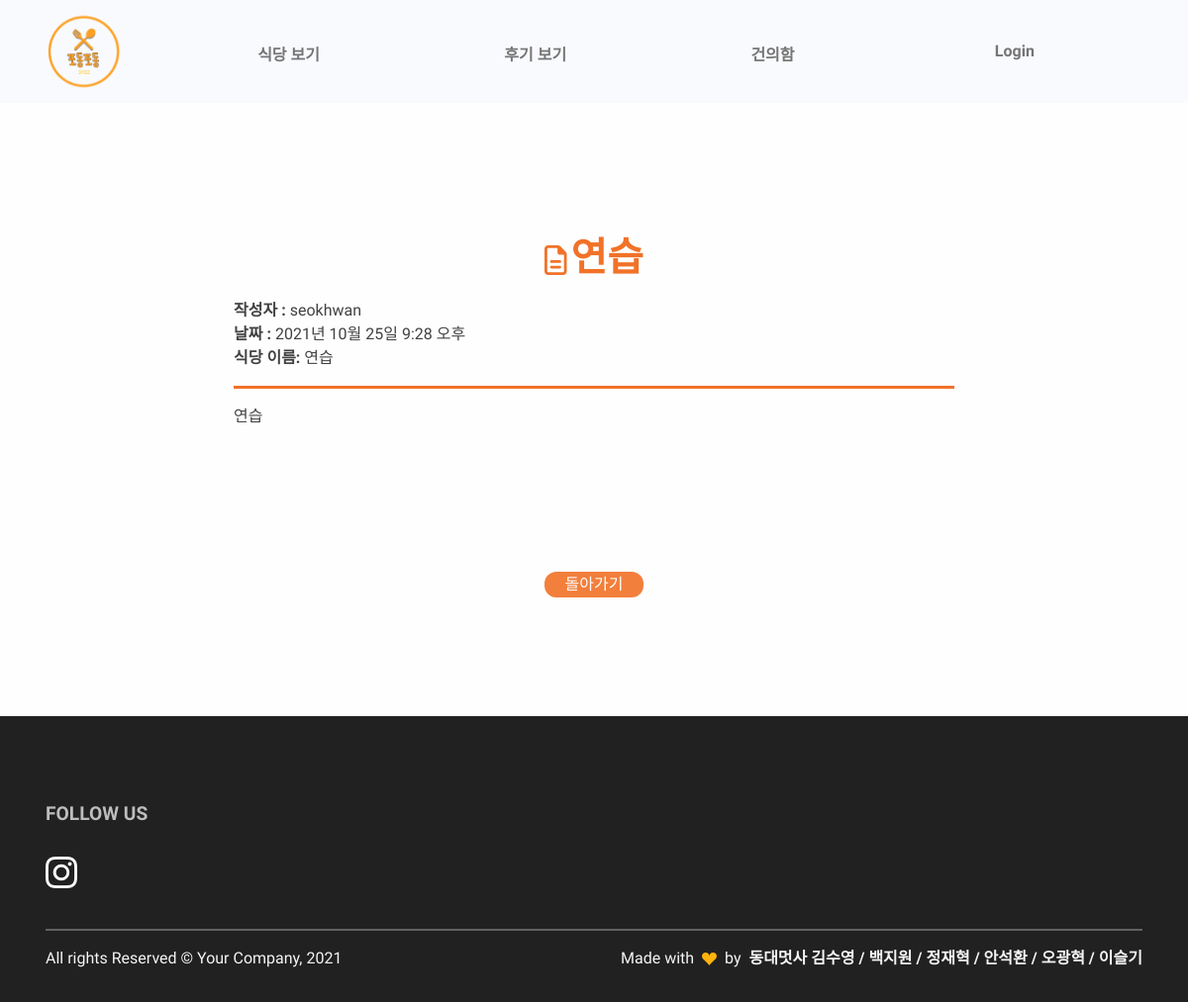
Page /board/request_detail/4 on the earlier database version.
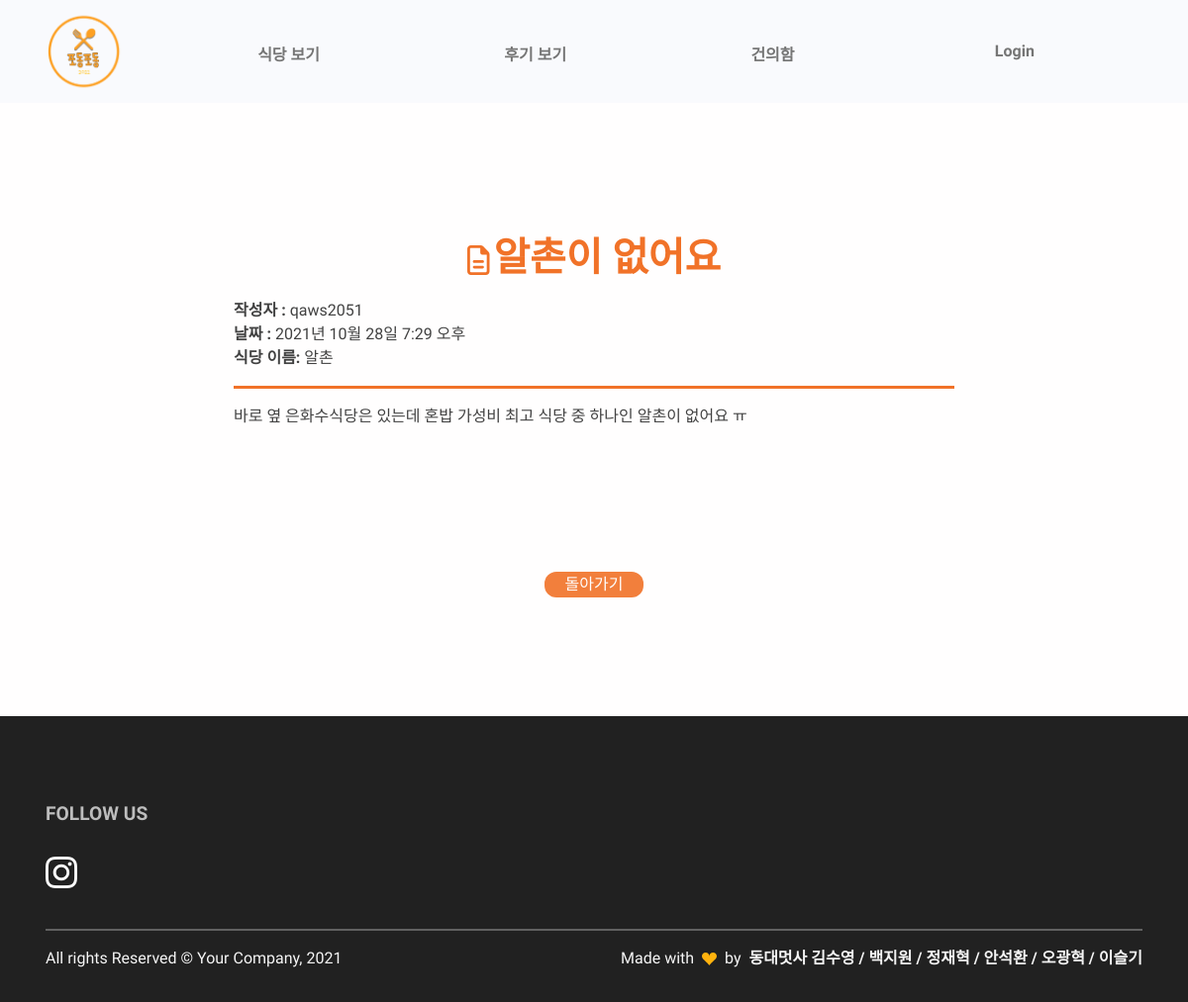
Same page on the later database version.
### board/models.py (models this page shows, shortened)
class Board(models.Model):
    id = models.AutoField(primary_key=True)
    title = models.CharField(max_length=2000)
    cafeteria = models.CharField(max_length=2000)
    writer = models.ForeignKey(User, on_delete=models.CASCADE)
    date = models.DateTimeField()
    body = models.TextField()

### board/views.py (the view)
# urls.py: path('request_detail/<str:id>',request_detail,name='request_detail'),
def request_detail(request,id):
    board = get_object_or_404(Board,pk=id)
    return render(request,'board/request_detail.html',{'board':board})

### board/templates/board/request_detail.html (shortened to what this page needs)
{% extends 'base.html' %}
{% load static %}
{% block content %}
<section>
    <div class = 'container'>
        <div class="row">
        <div class='board_content text-center' style="margin-top: 100px;">
        <i class="far fa-file-alt" style="color: #F17228; font-size: 30px;"></i>
        <div class="fw-bold text-center text-danger fs-3 fs-lg-5 lh-sm my-3" style="display:inline-block;">{{board.title}}</div>
        </div>
        <div class="col-lg-2">
        </div>
        <div class="col-lg-8">
        <strong>작성자 : </strong>{{board.writer}}<br>
        <strong>날짜 :</strong> {{board.date}}
        <p><strong>식당 이름:</strong> {{board.cafeteria}}</p>
        <hr style="height: 3px; color:#F17228;">
        <p>{{board.body}}</p>
        <div class = 'board_detail' style="text-align: center; margin-top:20%;">
    {% if user == board.writer %}
            <a href="{% url 'board:request_edit' board.id %}"><button style="width: 100px; color: #fff;">수정</button></a> &nbsp;
            <a href="{% url 'board:request_delete' board.id %}"><button style="width: 100px; color: #fff;">삭제</button></a> &nbsp;
            <a href="{% url 'board:board_main' %}"><button style="width: 100px; color: #fff;">돌아가기</button></a>
        </div>
    {% else %}
            <a href="{% url 'board:board_main' %}"><button style="width: 100px; color: #fff;">돌아가기</button></a>
        </div>
    {% endif %}
    </div>
    </div>
</section>
{% endblock %}

Differences in the rows shown:
changed Board: title "연습" → "알촌이 없어요"; writer "seokhwan" → "qaws2051"; date "2021년 10월 25일 9:28 오후" → "2021년 10월 28일 7:29 오후"; cafeteria "연습" → "알촌"; body "연습" → "바로 옆 은화수식당은 있는데 혼밥 가성비 최고 식당 중 하나인 알촌이 없어요 ㅠ"
